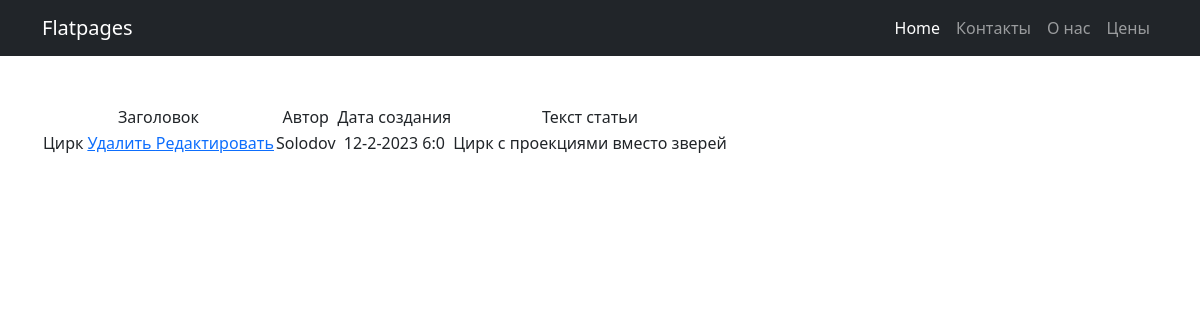
Screenshot of /news/7 with the database file from the repository.
### news/models.py (models this page shows, shortened)
class Post(models.Model):
    authorArticle = models.ForeignKey(Author, on_delete=models.CASCADE)
    article = 'AR'
    news = 'NW'
    TEXT = [
        (article, 'Статья'),
        (news, 'Новость')
    ]
    textContent = models.CharField(max_length=2,
                                   choices=TEXT,
                                   default=news)
    creationTime = models.DateTimeField(auto_now_add=True)
    textCategory = models.ManyToManyField(Category, through='PostCategory')
    header = models.CharField(max_length=255)
    postText = models.TextField()
    rating = models.IntegerField(default=1)

class Author(models.Model):
    account = models.OneToOneField(User, on_delete=models.CASCADE)
    ratingAuthor = models.IntegerField(default=0)

### news/views.py (the view)
# urls.py: path('<int:pk>', NewsDetailView.as_view(), name='news'),
class NewsDetailView(DetailView):
    template_name = 'news.html'
    context_object_name = 'news'
    queryset = Post.objects.all()

### templates/news.html (shortened to what this page needs)
{% extends 'flatpages/default.html' %}
{% load custom_filters %}
{% block content %}
    {% if news %}
        <table>
            <tr>
                <td>
                    Заголовок
                </td>
				<td>
                    Автор
                </td>
                <td>
                    Дата создания
                </td>
                <td>
                    Текст статьи
                </td>
            </tr>
            <tr>
                <td>
                    {{ news.header}}
					<a href="{% url 'news_delete' news.id %}"><u> Удалить </u></a>
	                <a href="{% url 'news_update' news.id %}"><u> Редактировать </u></a>
                </td>
				<td>
                    {{ news.authorArticle.account}}
                </td>
                <td>
		   {{ news.creationTime.day}}-{{ news.creationTime.month}}-{{news.creationTime.year}} {{ news.creationTime.hour}}:{{ news.creationTime.minute}}
                </td>
                <td>
                    {{ news.postText}}
                </td>
            </tr>
        </table>
    {% else %}
        <h2>Новостей нет!</h2>
    {% endif %}
{% endblock content %}

### rows the page displays
Post: header "Цирк", authorArticle.account "Solodov", creationTime.day "12", creationTime.month "2", creationTime.year "2023", creationTime.hour "6", creationTime.minute "0", postText "Цирк с проекциями вместо зверей"
